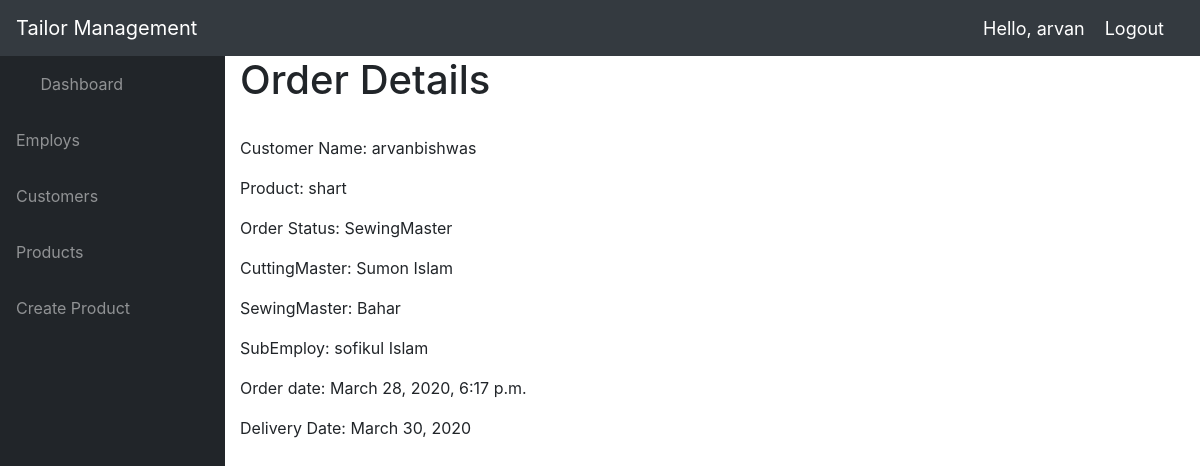
The page /view_order/21/ (signed in) on the database its author committed.
### accounts/models.py (models this page shows, shortened)
class Order(models.Model):
    STATUS = (
        ('Pending', 'Pending'),
        ('CuttingMaster', 'CuttingMaster'),
        ('SewingMaster', 'SewingMaster'),
        ('OtherEmploy', 'OtherEmploy'),
        ('Out for delivery', 'Out for delivery'),
        ('Delivered', 'Delivered'),
        ('Complete Order','Complete Order')
    )
    customer = models.ForeignKey(Customer, null=True, on_delete=models.SET_NULL)
    product = models.ForeignKey(Product, null=True, on_delete=models.SET_NULL)
    cuttingmaster = models.ForeignKey(CuttingMaster, null=True, on_delete=models.SET_NULL)
    sewingmaster = models.ForeignKey(SewingMaster, null=True, on_delete=models.SET_NULL)
    subemploy = models.ForeignKey(SubEmploy, null=True, on_delete=models.SET_NULL)
    status = models.CharField(max_length=200, null=True, choices=STATUS, default='Pending')
    note = models.CharField(max_length=1000, null=True, default='hello')
    date_created = models.DateTimeField(auto_now_add=True, null=True)
    delivery_date = models.DateTimeField(auto_now_add=False, auto_now=False, blank=True, null=True)

class Customer(models.Model):
    user = models.OneToOneField(User, null=True, blank=True, on_delete=models.CASCADE)
    name = models.CharField(max_length=200, null=True)
    phone = models.CharField(max_length=200, null=True)
    email = models.CharField(max_length=200, null=True)
    date_created = models.DateTimeField(auto_now_add=True, null=True)
    profile_pic = models.ImageField(default="profile1.png", null=True, blank=True)
    def __str__(self):
        return self.name

class Product(models.Model):
    CATEGORY = (
        ('Indoor', 'Indoor'),
        ('Out Door', 'Out Door'),
    )
    name = models.CharField(max_length=200, null=True)
    price = models.FloatField(null=True)
    category = models.CharField(max_length=200, null=True, choices=CATEGORY)
    description = models.TextField(max_length=1000, null=True, blank=True)
    date_created = models.DateTimeField(auto_now_add=True, null=True)
    product_pic = models.ImageField(default="profile1.png", null=True, blank=True)
    tags = models.ManyToManyField(Tag)
    def __str__(self):
        return self.name

class CuttingMaster(models.Model):
    CATEGORY = (
        ('daily', 'daily'),
        ('weekly', 'weekly'),
        ('monthly', 'monthly')
    )
    name = models.CharField(max_length=200, null=True)
    phone = models.CharField(max_length=200, null=True)
    email = models.CharField(max_length=200, null=True)
    selery_type = models.CharField(max_length=200, null=True, choices=CATEGORY)
    selery_amount = models.CharField(max_length=200, null=True)
    date_created = models.DateTimeField(auto_now_add=True, null=True)
    cuttingmaster_pic = models.ImageField(default="profile1.png", null=True, blank=True)
    def __str__(self):
        return self.name

class SewingMaster(models.Model):
    CATEGORY = (
        ('daily', 'daily'),
        ('weekly', 'weekly'),
        ('monthly', 'monthly')
    )
    name = models.CharField(max_length=200, null=True)
    phone = models.CharField(max_length=200, null=True)
    email = models.CharField(max_length=200, null=True)
    selery_type = models.CharField(max_length=200, null=True, choices=CATEGORY)
    selery_amount = models.CharField(max_length=200, null=True)
    date_created = models.DateTimeField(auto_now_add=True, null=True)
    sewingmaster_pic = models.ImageField(default="profile1.png", null=True, blank=True)
    def __str__(self):
        return self.name

class SubEmploy(models.Model):
    CATEGORY = (
        ('daily', 'daily'),
        ('weekly', 'weekly'),
        ('monthly', 'monthly')
    )
    name = models.CharField(max_length=200, null=True)
    phone = models.CharField(max_length=200, null=True)
    email = models.CharField(max_length=200, null=True)
    selery_type = models.CharField(max_length=200, null=True, choices=CATEGORY)
    selery_amount = models.CharField(max_length=200, null=True)
    date_created = models.DateTimeField(auto_now_add=True, null=True)
    subemploy_pic = models.ImageField(default="profile1.png", null=True, blank=True)
    def __str__(self):
        return self.name

### accounts/decorators.py (the view)
		def wrapper_func(request, *args, **kwargs):
			group = None
			if request.user.groups.exists():
				group = request.user.groups.all()[0].name
			if group in allowed_roles:
				return view_func(request, *args, **kwargs)
			else:
				return HttpResponse('You are not authorized to view this page')

### accounts/views.py (called while the page is built)
@login_required(login_url='login')
@allowed_users(allowed_roles=['admin'])
def viewOrder(request, pk):
	order = Order.objects.get(id=pk)
	context ={'item': order}
	return render(request, 'accounts/order_view.html', context)

### accounts/templates/accounts/order_view.html
{%  extends 'accounts/main.html' %}
{% block content %}
    <h1>Order Details</h1>
    <br>
    <div>
    <p>Customer Name: {{ item.customer }}</p>
    <p>Product: {{ item.product }}</p>
    <p>Order Status: {{ item.status }}</p>
    <p>CuttingMaster: {{ item.cuttingmaster }}</p>
    <p>SewingMaster: {{ item.sewingmaster }}</p>
    <p>SubEmploy: {{ item.subemploy }}</p>
    <p>Order date: {{ item.date_created }}</p>
    <p>Delivery Date: {{ item.delivery_date.date }}</p>
    </div>
{% endblock %}

### accounts/templates/accounts/navbar.html (shortened to what this page needs)
{% url 'home' as home_url %}
{% load static %}
  <nav class="navbar navbar-expand navbar-dark bg-dark static-top">
    <a class="navbar-brand mr-1" href="{{ home_url }}">Tailor Management</a>
    <button class="btn btn-link btn-sm text-white order-1 order-sm-0" id="sidebarToggle" href="#">
      <i class="fas fa-bars"></i>
    </button>
      <span class="hello-msg">Hello, {{request.user}}</span>
  <span ><a  class="hello-msg" href="{% url 'logout' %}">Logout</a></span>
  </nav>

### static/css/main.css (style rules this page uses)
body { background-color: #ebeff5; }

### accounts/templates/accounts/navbar.html (style rules this page uses)
.hello-msg { font-size: 18px; color: #fff; margin-right: 20px; }

### rows shown on the page
Order: customer "arvanbishwas", product "shart", status "SewingMaster", cuttingmaster "Sumon Islam", sewingmaster "Bahar", subemploy "sofikul Islam", date_created "March 28, 2020, 6:17 p.m.", delivery_date "March 30, 2020"

### other values the page prints
{{ request.user }} "arvan"
